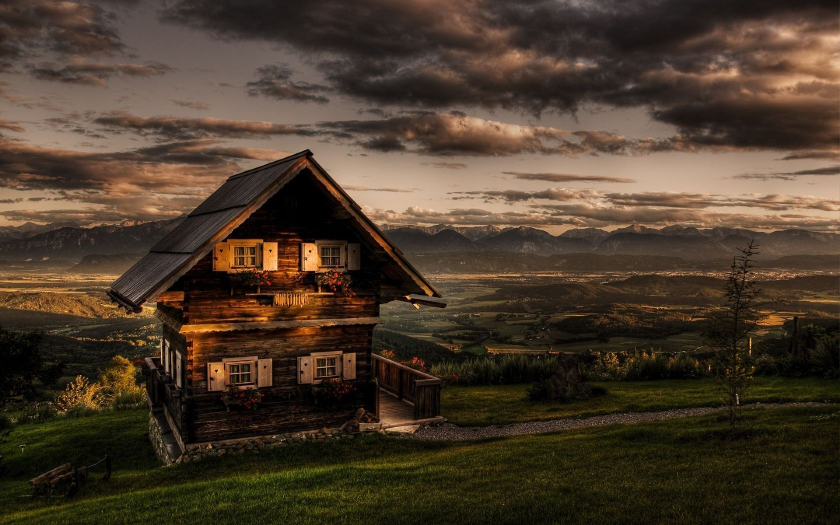
#> input picture images/cottage.jpg, 1680 x 1050 px (shown at 1/2 size)
$ python presperative_transformation.py
#> lines starting #> are read from the running program, lines starting #| are printed output that depends on the picture
# This transformation leads to change in the point of view of the image. The straight lines remain as it is.
# For this transformation we need 4 points from the source and output image of which 3 should be non-collinear to define a plane.
# From these points we define a 3×3 matrix using cv2.getPerspectiveTransform and pass the resulting matrix into cv2.warpPerspective.

import numpy as np
import cv2
from matplotlib import pyplot as plt

# Reading the Image
img = cv2.imread('../images/cottage.jpg')
#> img is the input picture: shape (1050, 1680, 3); mean B, G, R 42.1, 57.9, 73.3
rows,cols,ch = img.shape
#> rows = 1050; cols = 1680; ch = 3


pts1 = np.float32([[56,65],[368,52],[28,387],[389,390]])
pts2 = np.float32([[0,0],[300,0],[0,300],[300,300]])

M = cv2.getPerspectiveTransform(pts1,pts2)

dst = cv2.warpPerspective(img,M,(300,300))
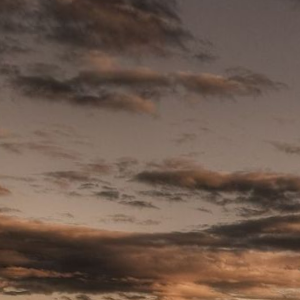
#> dst: shape (300, 300, 3); mean B, G, R 75.8, 88.2, 108.7

plt.subplot(121),plt.imshow(img),plt.title('Input')
plt.subplot(122),plt.imshow(dst),plt.title('Output')
plt.show()
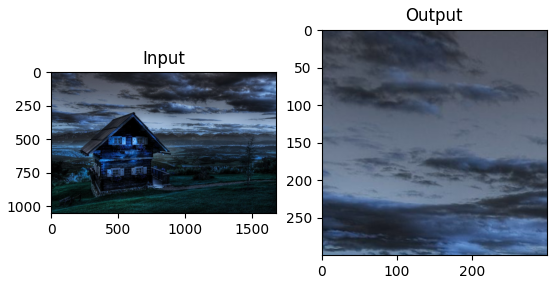
#> figure drawn by matplotlib, 2 panels; B, G, R data is drawn as R, G, B
